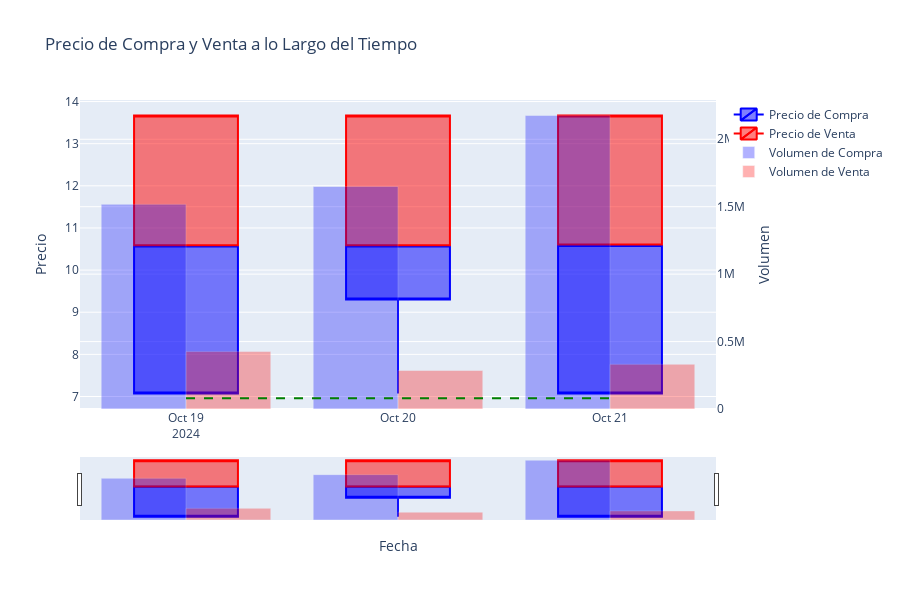

Notebook cell for this chart:
### Markdown cell above
## Row{height=80%}

### Code cell
# Crear el gráfico de velas para precios de compra y venta
fig = go.Figure()

# Añadir el gráfico de velas para compra
fig.add_trace(go.Candlestick(
    x=buy_ohlc_df['timestamp'],
    open=buy_ohlc_df['open'],
    high=buy_ohlc_df['high'],
    low=buy_ohlc_df['low'],
    close=buy_ohlc_df['close'],
    name='Precio de Compra',
    increasing_line_color='blue',
    decreasing_line_color='blue'
))

# Añadir el gráfico de velas para venta
fig.add_trace(go.Candlestick(
    x=sell_ohlc_df['timestamp'],
    open=sell_ohlc_df['open'],
    high=sell_ohlc_df['high'],
    low=sell_ohlc_df['low'],
    close=sell_ohlc_df['close'],
    name='Precio de Venta',
    increasing_line_color='red',
    decreasing_line_color='red'
))

# Añadir el volumen de compra
fig.add_trace(go.Bar(
    x=buy_ohlc_df['timestamp'],
    y=buy_ohlc_df['volume'],
    name='Volumen de Compra',
    marker_color='blue',
    opacity=0.3,
    yaxis='y2'
))

# Añadir el volumen de venta
fig.add_trace(go.Bar(
    x=sell_ohlc_df['timestamp'],
    y=sell_ohlc_df['volume'],
    name='Volumen de Venta',
    marker_color='red',
    opacity=0.3,
    yaxis='y2'
))

# Añadir una línea fija en el valor 6.96
fig.add_shape(
    type="line",
    x0=buy_ohlc_df['timestamp'].min(),
    y0=6.96,
    x1=buy_ohlc_df['timestamp'].max(),
    y1=6.96,
    line=dict(
        color="green",
        width=2,
        dash="dash",
    ),
    name='Línea Fija 6.96'
)

# Configurar etiquetas y título
fig.update_layout(
    title='Precio de Compra y Venta a lo Largo del Tiempo',
    xaxis_title='Fecha',
    yaxis_title='Precio',
    autosize=True,
    height=600,
    yaxis2=dict(
        title='Volumen',
        overlaying='y',
        side='right'
    )
)

# Mostrar el gráfico
iplot(fig)

### Figure 1 — Plotly figure (JSON) as saved in the notebook; plotly's stock layout.template omitted (floating-point values rounded to 4 significant figures)
{"data": [{"close": [7.07, 9.3, 7.07], "decreasing": {"line": {"color": "blue"}}, "high": [10.56, 10.56, 10.58], "increasing": {"line": {"color": "blue"}}, "low": [7.07, 7.07, 7.07], "name": "Precio de Compra", "open": [10.56, 10.56, 10.57], "type": "candlestick", "x": ["2024-10-19", "2024-10-20", "2024-10-21"]}, {"close": [13.67, 13.67, 13.67], "decreasing": {"line": {"color": "red"}}, "high": [13.67, 13.67, 13.67], "increasing": {"line": {"color": "red"}}, "low": [10.58, 10.59, 10.61], "name": "Precio de Venta", "open": [10.59, 10.59, 10.61], "type": "candlestick", "x": ["2024-10-19", "2024-10-20", "2024-10-21"]}, {"marker": {"color": "blue"}, "name": "Volumen de Compra", "opacity": 0.3, "type": "bar", "x": ["2024-10-19", "2024-10-20", "2024-10-21"], "y": [1518000.0, 1650000.0, 2177000.0], "yaxis": "y2"}, {"marker": {"color": "red"}, "name": "Volumen de Venta", "opacity": 0.3, "type": "bar", "x": ["2024-10-19", "2024-10-20", "2024-10-21"], "y": [425900.0, 285900.0, 331800.0], "yaxis": "y2"}], "layout": {"autosize": true, "height": 600, "shapes": [{"line": {"color": "green", "dash": "dash", "width": 2}, "name": "Línea Fija 6.96", "type": "line", "x0": "2024-10-19", "x1": "2024-10-21", "y0": 6.96, "y1": 6.96}], "title": {"text": "Precio de Compra y Venta a lo Largo del Tiempo"}, "xaxis": {"title": {"text": "Fecha"}}, "yaxis": {"title": {"text": "Precio"}}, "yaxis2": {"overlaying": "y", "side": "right", "title": {"text": "Volumen"}}}}
